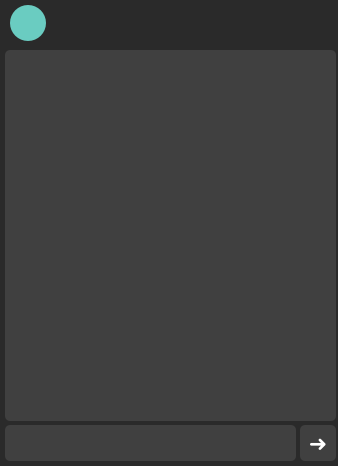
<?xml version="1.0" encoding="UTF-8"?>
<ui version="4.0">
 <class>chat</class>
 <widget class="QDialog" name="chat">
  <property name="geometry">
   <rect>
    <x>0</x>
    <y>0</y>
    <width>338</width>
    <height>466</height>
   </rect>
  </property>
  <property name="windowTitle">
   <string>Dialog</string>
  </property>
  <property name="styleSheet">
   <string notr="true">background-color: #2a2a2a;
color: white;</string>
  </property>
  <widget class="QLineEdit" name="lineEdit_3">
   <property name="geometry">
    <rect>
     <x>5</x>
     <y>425</y>
     <width>291</width>
     <height>36</height>
    </rect>
   </property>
   <property name="styleSheet">
    <string notr="true">padding: 2px;
font-size: 14px;
height: 28px;
color: white;
background-color: #404040;
border-radius: 5px;</string>
   </property>
  </widget>
  <widget class="QLabel" name="label_7">
   <property name="geometry">
    <rect>
     <x>60</x>
     <y>15</y>
     <width>191</width>
     <height>21</height>
    </rect>
   </property>
   <property name="font">
    <font>
     <pointsize>-1</pointsize>
     <weight>75</weight>
     <bold>true</bold>
    </font>
   </property>
   <property name="styleSheet">
    <string notr="true">font-size: 15px;
color: white;</string>
   </property>
   <property name="text">
    <string/>
   </property>
  </widget>
  <widget class="QPushButton" name="pushButton">
   <property name="geometry">
    <rect>
     <x>300</x>
     <y>425</y>
     <width>36</width>
     <height>36</height>
    </rect>
   </property>
   <property name="font">
    <font>
     <pointsize>-1</pointsize>
     <weight>75</weight>
     <bold>true</bold>
    </font>
   </property>
   <property name="styleSheet">
    <string notr="true">QPushButton {
	padding: 2px;
	font-size: 22px;
	height: 28px;
	color: white;
	background-color: #404040;
	border-radius: 5px;
}
QPushButton::hover {
	background-color: #949494;
}</string>
   </property>
   <property name="text">
    <string>➜</string>
   </property>
  </widget>
  <widget class="QListWidget" name="listWidget">
   <property name="geometry">
    <rect>
     <x>5</x>
     <y>50</y>
     <width>331</width>
     <height>371</height>
    </rect>
   </property>
   <property name="font">
    <font>
     <pointsize>-1</pointsize>
     <weight>50</weight>
     <bold>false</bold>
    </font>
   </property>
   <property name="styleSheet">
    <string notr="true">QListWidget {
	border: none;
	font-size:15px;
	background-color: #404040;
	color: white;
	padding: 5px 7px;;
	border-radius: 5px;
}

QListWidget::item {
	padding: 2 px 6px;
}</string>
   </property>
  </widget>
  <widget class="QPushButton" name="pushButton_2">
   <property name="geometry">
    <rect>
     <x>10</x>
     <y>5</y>
     <width>36</width>
     <height>36</height>
    </rect>
   </property>
   <property name="font">
    <font>
     <pointsize>-1</pointsize>
     <weight>75</weight>
     <bold>true</bold>
    </font>
   </property>
   <property name="styleSheet">
    <string notr="true">QPushButton {
	padding: 2px;
	font-size: 18px;
	height: 28px;
	color: black;
	background-color: #6accc1;
	border-radius: 18px;
}

QPushButton::hover {
	background-color: #55ada3;
}</string>
   </property>
   <property name="text">
    <string/>
   </property>
  </widget>
 </widget>
 <resources/>
 <connections/>
</ui>
